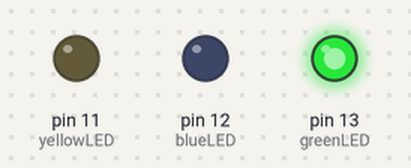
The sketch below on a simulated Arduino Uno, built with avr-gcc and run on an emulated ATmega328P. On the bench: output pins drawn as LEDs (lit = HIGH).

Above: at 0.2 s.
At 1.2 s:
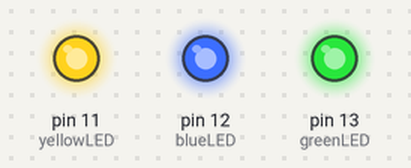
At 3.2 s:
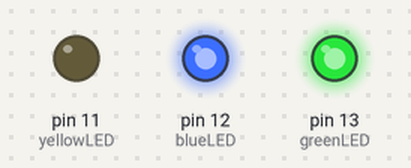
At 4.5 s:
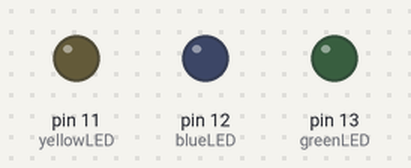
Timing chart, 0 to 5.8 s (numbered marks = the images above):
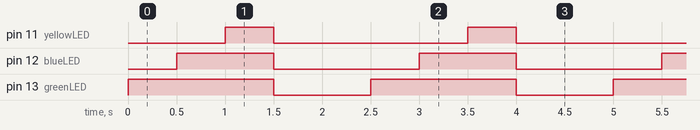

Measured:
- by itself, pin 11 (yellowLED): alternates HIGH for 0.50 s and LOW for 2.0 s
- by itself, pin 12 (blueLED): alternates HIGH for 1.0 s and LOW for 1.5 s
- by itself, pin 13 (greenLED): alternates HIGH for 1.5 s and LOW for 1.0 s

The sketch:

Programming_Activity1.ino
```cpp
int greenLED = 13;
int blueLED = 12;
int yellowLED = 11;


void setup() {
  // put your setup code here, to run once:
  pinMode(blueLED, OUTPUT);
  pinMode(yellowLED, OUTPUT);
  pinMode(greenLED, OUTPUT);
}

void loop() {
  // put your main code here, to run repeatedly:
  digitalWrite(greenLED, HIGH);
  delay(500);
  digitalWrite(blueLED, HIGH);
  delay(500);
  digitalWrite(yellowLED, HIGH);
  delay(500);
  digitalWrite(greenLED, LOW);
  digitalWrite(blueLED, LOW);
  digitalWrite(yellowLED, LOW);

  delay(1000);
}
```
